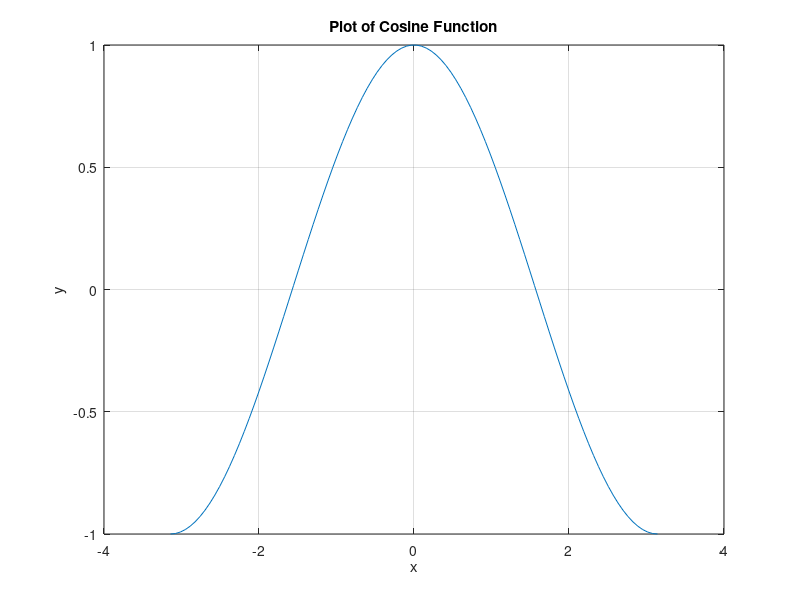
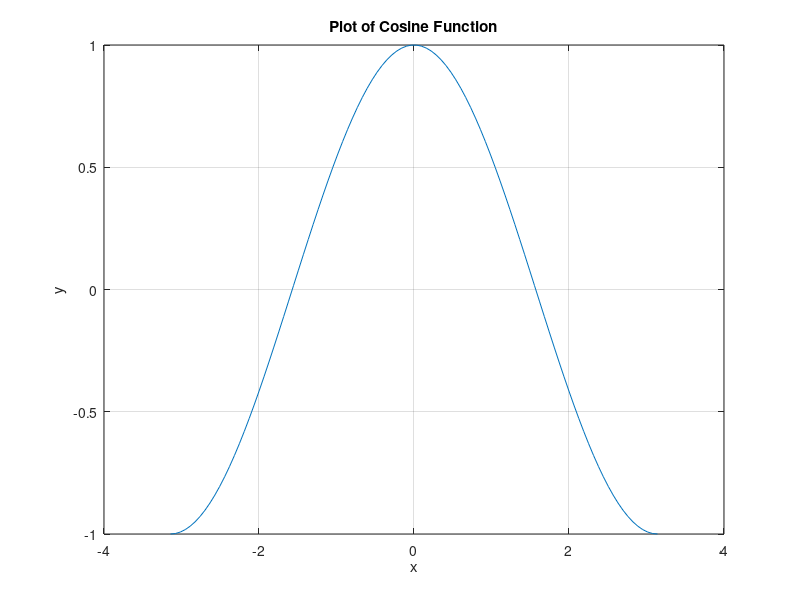

Here is the MATLAB script that generated these plots, in order:
% Core.cpp
x = linspace(-pi,pi);
y = cos(x);
plot(x,y);
xlabel('x');
ylabel('y');
grid('on');
title('Plot of Cosine Function');
print('jpeg','cos_pic1.jpg');
print('eps','cos_pic1.eps');
